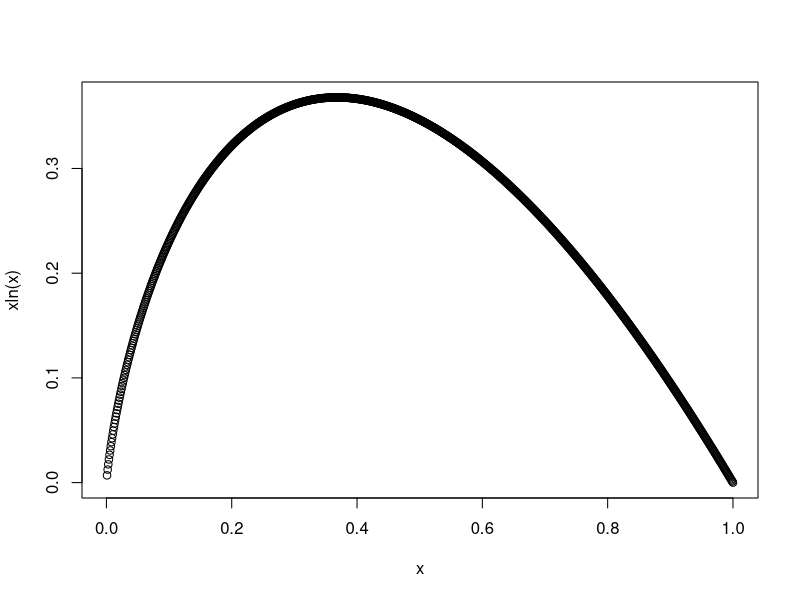
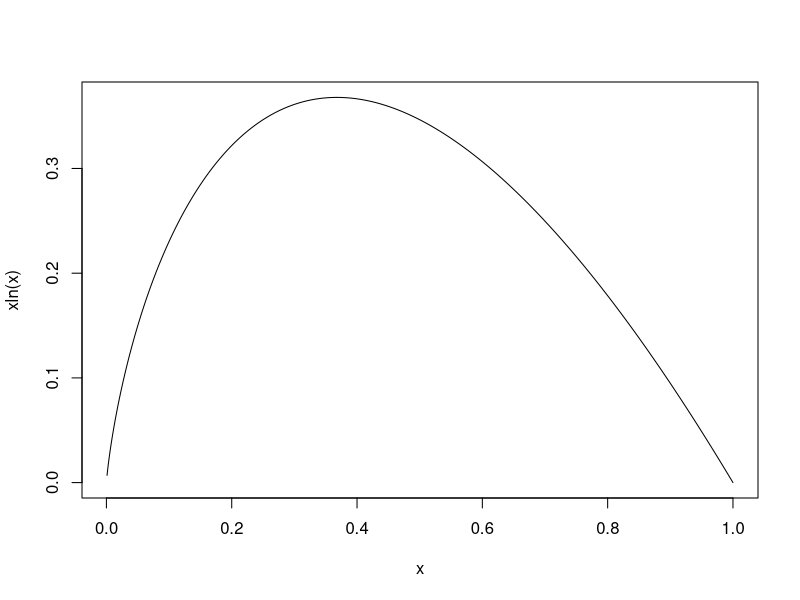
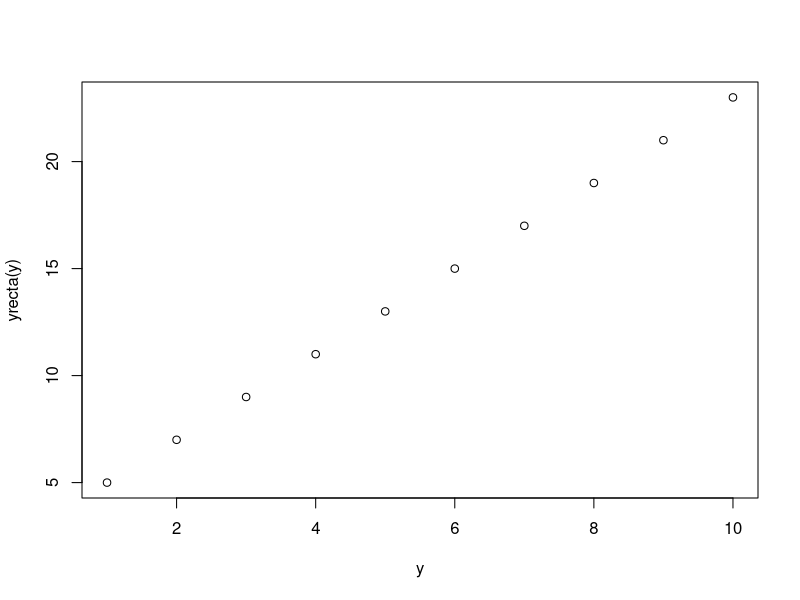
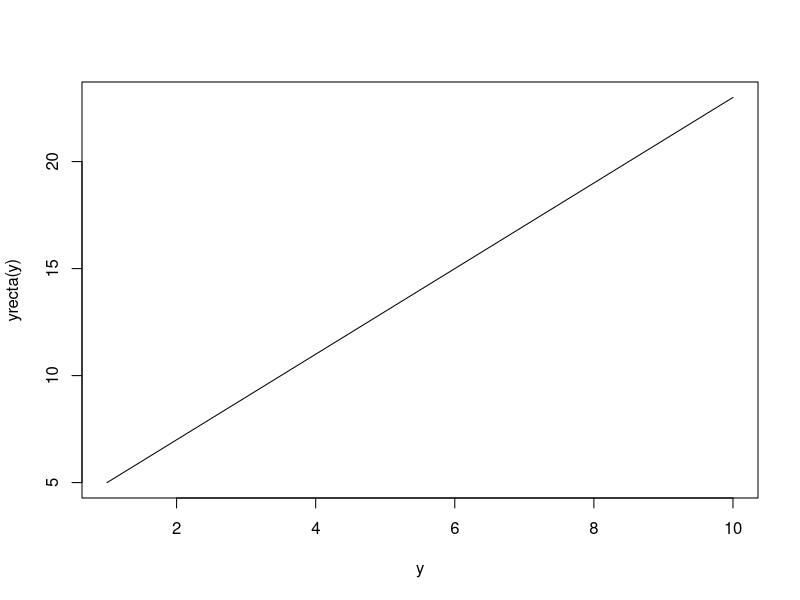

R code for these plots, in order:
#vamos a hacer programaci?n en Rstudio#
#hay dostipos de programaci?n: imperativa y funcional#
#La programaci?n imperativa es aquella en la que el estado de un programa,
#definido por el valor de sus variables, se modifica mediante la ejecuci?n de
#comandos. El ?nfasis recae, adem?s, en c?mo se modifica el estado del programa
#y es frecuente el uso de bucles y expresiones condicionales.
#Es el tipo de programaci?n a la que est?n acostumbrados los programadores
#en C, BASIC, mucho de C++, Python o Java, o MatLab.
#creemos una funcion sencilla que se ejecuta reiteradamente
cuadrado=function(x){return(x^2)}# fijese que dentro de los corchetes esta el bloque de
#codigo que es un conjunto de lineas que se ejecutan secuencialmente#
cuadrado(5)#llamar la funcion
potencia=function(x,exponente=2) {x^exponente}#otra forma de escribirla y esta en R por defecto
potencia(4)
potencia(3,2)
potencia(3)
potencia(3, exponente=3)#varias formas de usar una funcion por defecto
xln=function(x){-x*log(x)}#genera una nueva funcion#
x=1:1000/1000 #genera una lista de 0 a 1#
plot(x, xln(x))# grafica en puntos#
plot(x, xln(x), type="l") #grafica en linea#

yrecta=function(x){2*x+3}
yrecta(3)
y=1:10
y
plot(y,yrecta(y))
plot(y,yrecta(y), type="l")

#en la programacion imperativa es habitual el uso del bucle for
mi.factorial <- function(n)
{
factorial <- 1
for (i in 1:n){ #expresi?n que se repite#
factorial <- factorial * i
}
return(factorial)
}
factorial(4)


#los blucles poco se usan ya que R los trae por defecto o usa vectores#
x=1:5 #un vector
sqrt(x)#caclula la raiz cuadrada del vector
sum(x)#suma los numeros
#esta seria la forma de hacerlo con bucles explicitos"
x <- 1:5
suma.x <- 0
for (i in x){
  suma.x <- suma.x + i
}
suma.x
#La programaci?n funcional, en un sentido amplio, es aquella en que 
#determinadas funciones admiten otras como argumento. Veamos
cuadradoext = function(x) if(x < 5) x^2 else -x^2
sapply(1:10, cuadradoext)
sum(sqrt(1:2))
#La funci?n tapply aplica (de ah? parte de su nombre) una funci?n
#a un vector en los subvectores que define otro vector m?scara:
iris
tapply(iris$Petal.Length, iris$Species, mean)
? tapply

#usemos el filter
x <- 1:20
x
x[x %% 3 == 2]
Filter(function(i) i %%3 == 0, x)
